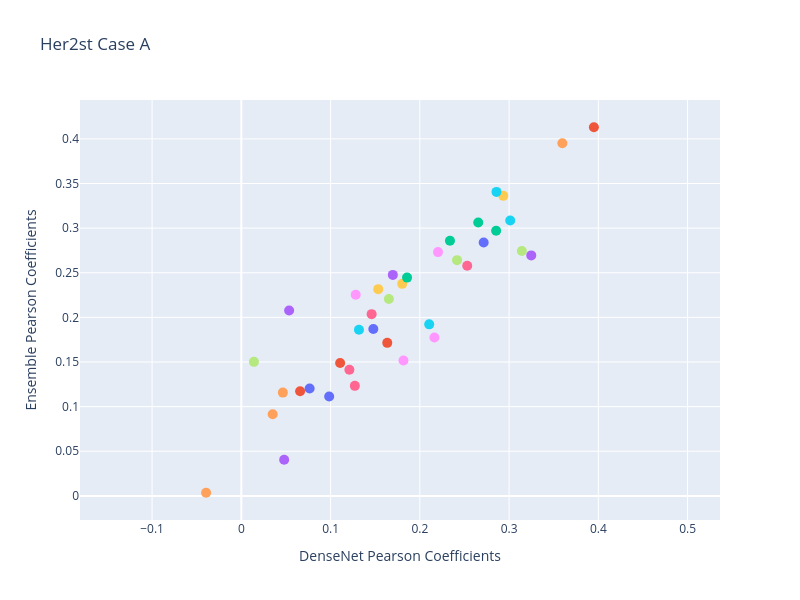
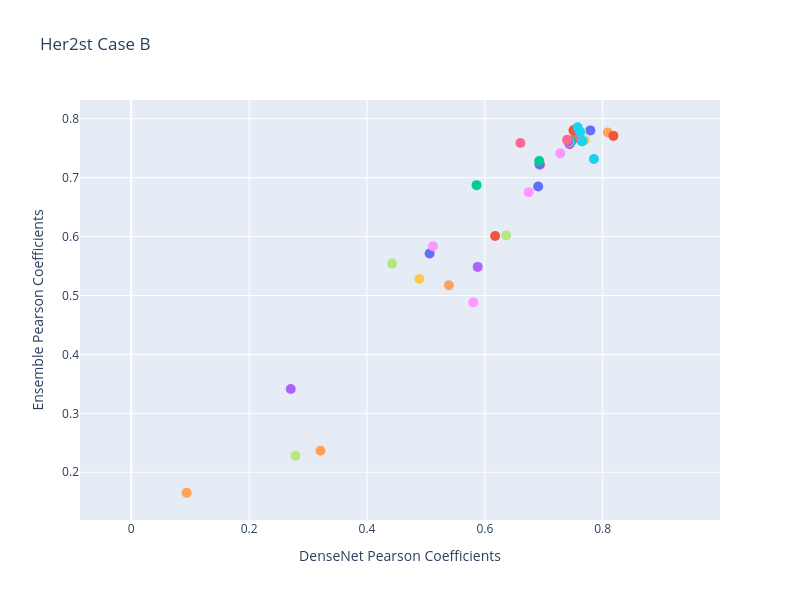
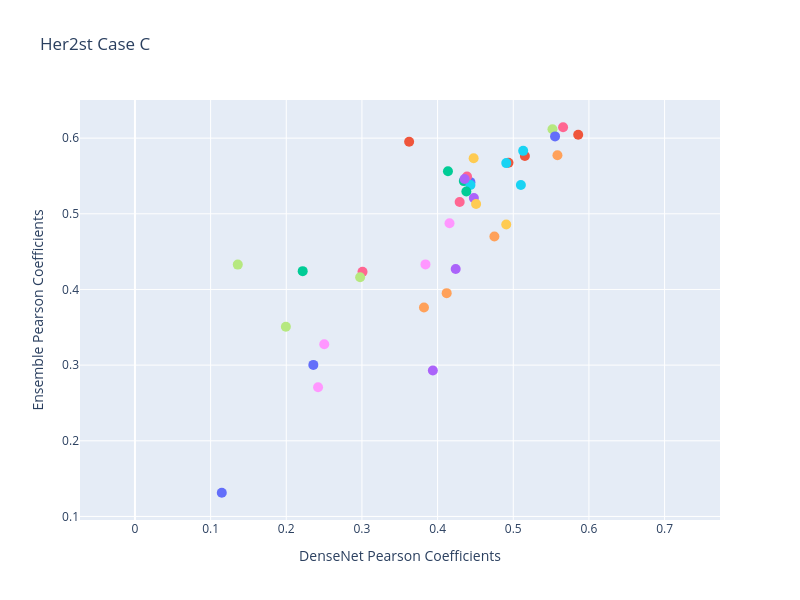
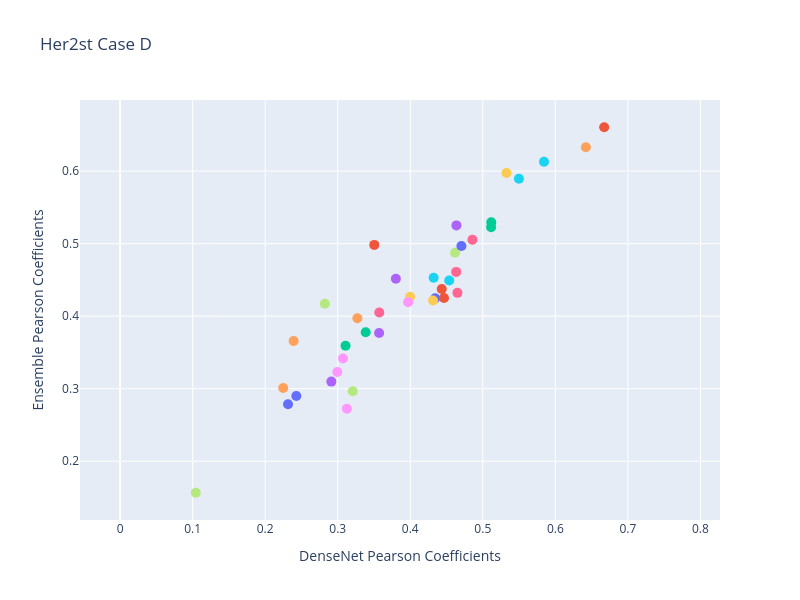

Here is the notebook cell these charts were saved with, in order:
### Code cell
import numpy as np
import matplotlib.pyplot as plt
import pandas as pd
import seaborn as sns
import plotly.graph_objs as go

cell_names = [cell[23:] for cell in list(pd.read_csv("/data1/r20user3/shared_project/Hist2Cell/data/her2st/A1/cell_ratio.csv").columns)[1:]]
for case in test_slides:
    with open('/data1/r20user3/shared_project/Hist2Cell/code/training/pearson_log/her2st_epoch100_lr1e-4_2hop_ensemble_onlycell_'+case+'_cell_pearson_list.pkl', 'rb') as f:
        multi_cell_pearson_list = pickle.load(f)
    ensemble_list = multi_cell_pearson_list
    with open('/data1/r20user3/shared_project/Hist2Cell/code/training/pearson_log/her2st_epoch2000_lr1e-4_GCN_onlycell_'+case+'_cell_pearson_list.pkl', 'rb') as f:
        multi_cell_pearson_list = pickle.load(f)
    gcn_list = multi_cell_pearson_list
    with open('/data1/r20user3/shared_project/Hist2Cell/code/training/pearson_log/her2st_epoch2000_lr1e-4_GCN_onlycell_'+case+'_cell_pearson_list.pkl', 'rb') as f:
        multi_cell_pearson_list = pickle.load(f)
    trans_list = multi_cell_pearson_list
    with open('/data1/r20user3/shared_project/Hist2Cell/code/training/pearson_log/her2st_epoch100_lr1e-4_densenet_onlycell_'+case+'_cell_pearson_list.pkl', 'rb') as f:
        multi_cell_pearson_list = pickle.load(f)
    densenet_list = multi_cell_pearson_list
    
    layout = go.Layout(
        title="Her2st Case "+case,  # Add figure title
        width=800,
        height=600,
        showlegend=False,  # Remove legend
        xaxis=dict(
            title="DenseNet Pearson Coefficients",  # Add x-axis title
            scaleanchor='y',  # Ensure x-axis and y-axis have the same scale
            scaleratio=1,  # Set the scale ratio to 1
        ),
        yaxis=dict(
            title="Ensemble Pearson Coefficients"  # Add y-axis title
        ),
    )

    fig = go.Figure(layout=layout)

    for x_value, y_value, label in zip(densenet_list, ensemble_list, cell_names):
        fig.add_trace(go.Scatter(x=[x_value], y=[y_value], mode='markers', marker=dict(size=10), text=[label], name=label, hovertemplate="%{text}<extra></extra>"))

    # 配置鼠标悬停信息
    fig.update_traces(hoverinfo='name')

    # 显示图像
    fig.show()
